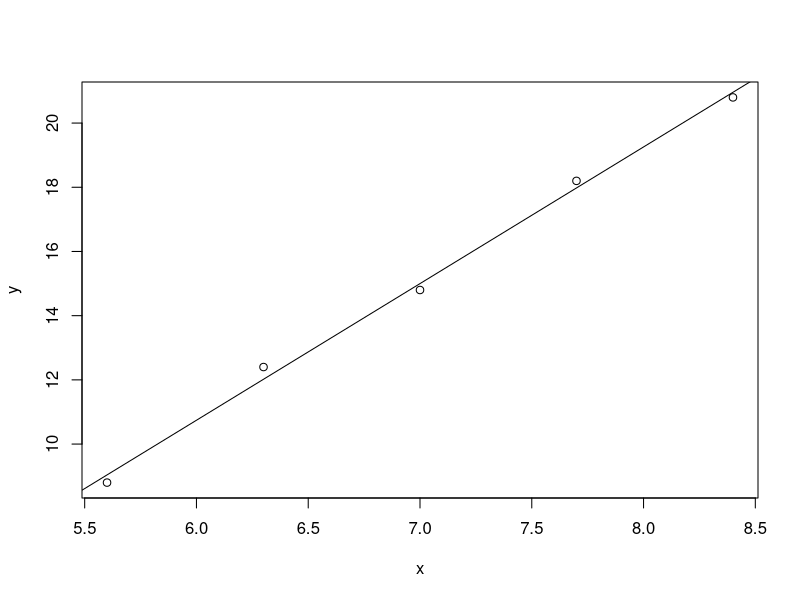

Recreate this plot in R.
## ---- chunk 1
knitr::opts_chunk$set(echo = TRUE)
## ---- chunk 2
df <- data.frame(x = c(5.6,6.3,7,7.7,8.4), y = c(8.8,12.4,14.8,18.2,20.8))
df.lm = lm(formula = y ~ x, data = df)
plot(df)
abline(df.lm)
## ---- chunk 3
summary(df.lm)
## ---- chunk 4
R <- function(x,y){81*x - 21*x^2 + 28*x*y + 40*y - 23*y^2}
R(2.30,4.10)
